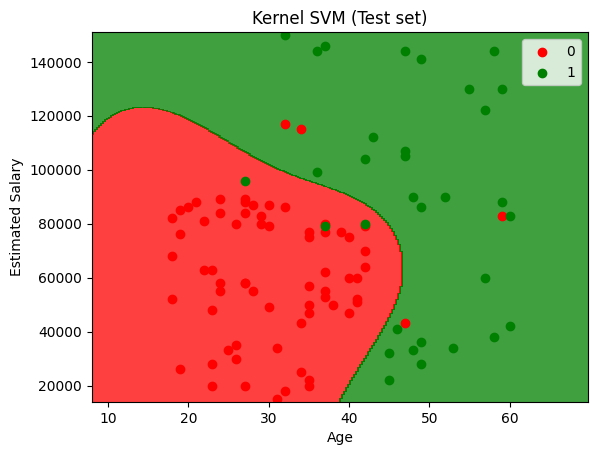

Python code for this plot:
# Converted from: Kernel_SVM.ipynb

#!/usr/bin/env python
# coding: utf-8

# # Kernel SVM

# ## Importing the libraries

# In[1]:


import numpy as np
import matplotlib.pyplot as plt
import pandas as pd

# ## Importing the dataset

# In[2]:


dataset = pd.read_csv('Social_Network_Ads.csv')
X = dataset.iloc[:, :-1].values
y = dataset.iloc[:, -1].values

# ## Splitting the dataset into the Training set and Test set

# In[3]:


from sklearn.model_selection import train_test_split
X_train, X_test, y_train, y_test = train_test_split(X, y, test_size = 0.25, random_state = 0)

# In[4]:


print(X_train)

# In[5]:


print(y_train)

# In[6]:


print(X_test)

# In[7]:


print(y_test)

# ## Feature Scaling

# In[8]:


from sklearn.preprocessing import StandardScaler
sc = StandardScaler()
X_train = sc.fit_transform(X_train)
X_test = sc.transform(X_test)

# In[9]:


print(X_train)

# In[10]:


print(X_test)

# ## Training the Kernel SVM model on the Training set

# In[11]:


from sklearn.svm import SVC
classifier = SVC(kernel = 'rbf', random_state = 0)
classifier.fit(X_train, y_train)

# ## Predicting a new result

# In[12]:


print(classifier.predict(sc.transform([[30,87000]])))

# ## Predicting the Test set results

# In[13]:


y_pred = classifier.predict(X_test)
print(np.concatenate((y_pred.reshape(len(y_pred),1), y_test.reshape(len(y_test),1)),1))

# ## Making the Confusion Matrix

# In[14]:


from sklearn.metrics import confusion_matrix, accuracy_score
cm = confusion_matrix(y_test, y_pred)
print(cm)
accuracy_score(y_test, y_pred)

# ## Visualising the Training set results

# In[15]:


from matplotlib.colors import ListedColormap
X_set, y_set = sc.inverse_transform(X_train), y_train
X1, X2 = np.meshgrid(np.arange(start = X_set[:, 0].min() - 10, stop = X_set[:, 0].max() + 10, step = 0.25),
                     np.arange(start = X_set[:, 1].min() - 1000, stop = X_set[:, 1].max() + 1000, step = 0.25))
plt.contourf(X1, X2, classifier.predict(sc.transform(np.array([X1.ravel(), X2.ravel()]).T)).reshape(X1.shape),
             alpha = 0.75, cmap = ListedColormap(('red', 'green')))
plt.xlim(X1.min(), X1.max())
plt.ylim(X2.min(), X2.max())
for i, j in enumerate(np.unique(y_set)):
    plt.scatter(X_set[y_set == j, 0], X_set[y_set == j, 1], c = ListedColormap(('red', 'green'))(i), label = j)
plt.title('SVM (Training set)')
plt.xlabel('Age')
plt.ylabel('Estimated Salary')
plt.legend()
plt.show()

# ## Visualising the Test set results

# In[16]:


from matplotlib.colors import ListedColormap
X_set, y_set = sc.inverse_transform(X_test), y_test
X1, X2 = np.meshgrid(np.arange(start = X_set[:, 0].min() - 10, stop = X_set[:, 0].max() + 10, step = 0.25),
                     np.arange(start = X_set[:, 1].min() - 1000, stop = X_set[:, 1].max() + 1000, step = 0.25))
plt.contourf(X1, X2, classifier.predict(sc.transform(np.array([X1.ravel(), X2.ravel()]).T)).reshape(X1.shape),
             alpha = 0.75, cmap = ListedColormap(('red', 'green')))
plt.xlim(X1.min(), X1.max())
plt.ylim(X2.min(), X2.max())
for i, j in enumerate(np.unique(y_set)):
    plt.scatter(X_set[y_set == j, 0], X_set[y_set == j, 1], c = ListedColormap(('red', 'green'))(i), label = j)
plt.title('Kernel SVM (Test set)')
plt.xlabel('Age')
plt.ylabel('Estimated Salary')
plt.legend()
plt.show()
